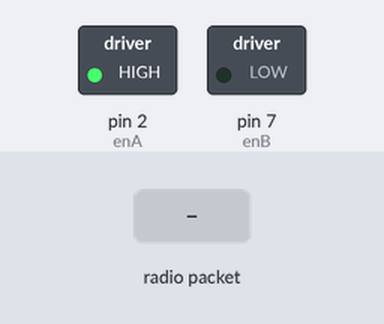
Simulated run of this sketch. Board: Arduino Nano, built with avr-gcc and run on an emulated ATmega328P. Parts: switched loads named in the sketch (green lamp = pin HIGH). Inputs (shaded band) come from the test bench. No radio packets arrive unless stated; what the sketch prints to the serial monitor is not drawn.

Above: at 1.2 s.
1.3 s: radio packet "5" arrives
Timing chart, 0 to 4.3 s (numbered marks = the images above; inputs shaded):
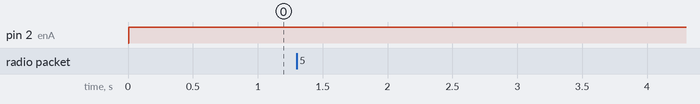

The sketch:

nano-robo2.ino
```cpp
#include <SPI.h>
#include <nRF24L01.h>
#include <RF24.h>

#define enA 2
#define in1 3
#define in2 4
#define enB 7
#define in3 5
#define in4 6
RF24 radio(8, 9);                 // CE, CSN
const byte address[6] = "09870";  //Unique Code that will be shared to you by the coordinators
char receivedData[32] = "";
int xAxis, yAxis;
int motorSpeedA = 0;
int motorSpeedB = 0;

void setup() {
  // put your setup code here, to run once:
  Serial.begin(115200);
  radio.begin();
  radio.openReadingPipe(0, address);  //1,address
  radio.setPALevel(RF24_PA_MIN);      //comment
  radio.startListening();
}

void loop() {
  if (radio.available()) {  // If the NRF240L01 module received data
    char data[2][6];
    radio.read(&data, sizeof(data));  // Read the data and put it into character array
    xAxis = atoi(data[0]);            // Convert the data from the character array (received X value) into integer
    Serial.print("XAxis: ");
    Serial.print(xAxis);
    yAxis = atoi(data[1]);
    Serial.print("\tYAxis: ");
    Serial.println(yAxis);
    delay(60);
  }

  // Y-axis used for forward and backward control
  if (yAxis < 470) {
    // Set Motor A and B backward
    digitalWrite(in1, LOW);
    digitalWrite(in2, HIGH);
    digitalWrite(in3, LOW);
    digitalWrite(in4, HIGH);
    // Convert the declining Y-axis readings for going backward from 470 to 0 into 0 to 255 value for the PWM signal for increasing the motor speed
    motorSpeedA = map(yAxis, 470, 0, 0, 255);
    motorSpeedB = map(yAxis, 470, 0, 0, 255);
  } else if (yAxis > 550) {
    // Set Motor A and B forward
    digitalWrite(in1, HIGH);
    digitalWrite(in2, LOW);
    digitalWrite(in3, HIGH);
    digitalWrite(in4, LOW);
    // Convert the increasing Y-axis readings for going forward from 550 to 1023 into 0 to 255 value for the PWM signal for increasing the motor speed
    motorSpeedA = map(yAxis, 550, 1023, 0, 255);
    motorSpeedB = map(yAxis, 550, 1023, 0, 255);
  } else {
    // If joystick stays in middle the motors are not moving
    motorSpeedA = 0;
    motorSpeedB = 0;
  }

  // X-axis used for left and right control
  if (xAxis > 550) {
    // Convert the declining X-axis readings from 470 to 0 into increasing 0 to 255 value
    int xMapped = map(xAxis, 550, 1023, 0, 255);

    // Move to left - decrease left motor speed, increase right motor speed
    motorSpeedA = motorSpeedA - xMapped;
    motorSpeedB = motorSpeedB + xMapped;
  } else if (xAxis < 470) {
    // Convert the increasing X-axis readings from 550 to 1023 into 0 to 255 value
    int xMapped = map(xAxis, 470, 0, 0, 255);
    // Move right - decrease right motor speed, increase left motor speed
    motorSpeedA = motorSpeedA + xMapped;
    motorSpeedB = motorSpeedB - xMapped;
  }

  // Ensure motor speeds are within valid range
  motorSpeedA = constrain(motorSpeedA, 0, 255);
  motorSpeedB = constrain(motorSpeedB, 0, 255);

  // Send PWM signals to motors
  analogWrite(enA, motorSpeedA);  // Send PWM signal to motor A
  analogWrite(enB, motorSpeedB);  // Send PWM signal to motor B
}
```

Measured:
- after the input at 1.3 s, every drawn part: stays the same
